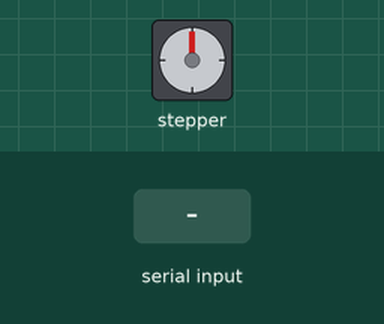
Recording of a sketch running on a simulated Arduino Uno, built with avr-gcc and run on an emulated ATmega328P. On the bench: stepper motor. Inputs (shaded band) come from the test bench. Stepper angles assume 51 steps per turn.

Above: at 1.2 s.
1.3 s: byte 30 received over Serial
At 2.3 s:
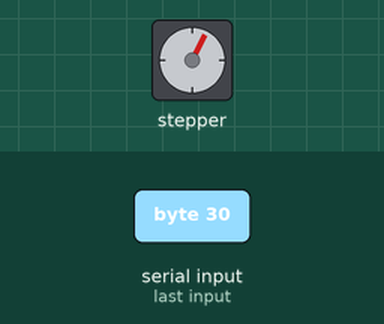
2.8 s: byte 90 received over Serial
At 4.2 s:
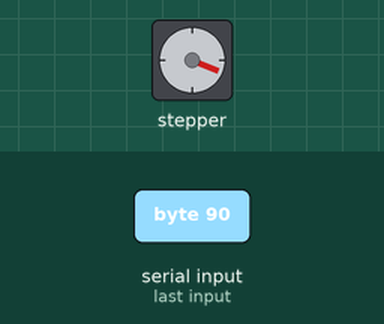
4.5 s: byte 120 received over Serial
At 5.7 s:
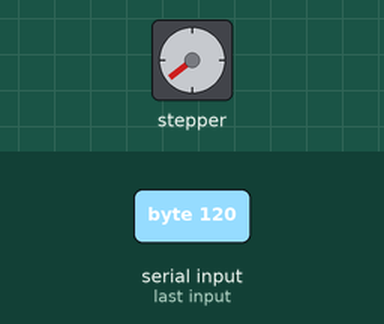
6.3 s: byte 30 received over Serial
At 7.3 s:
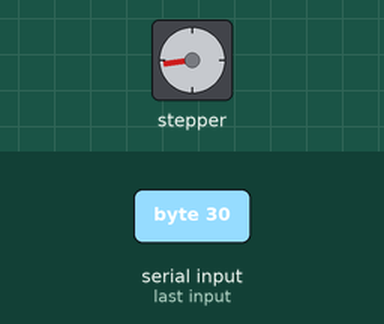
7.8 s: byte 90 received over Serial
At 9.4 s:
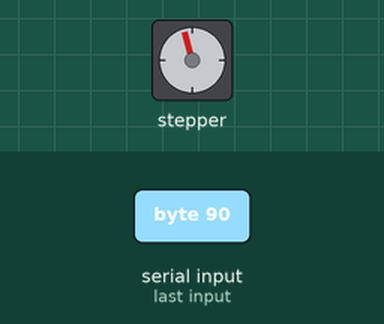
Timing chart, 0 to 10.5 s (numbered marks = the images above; inputs shaded):
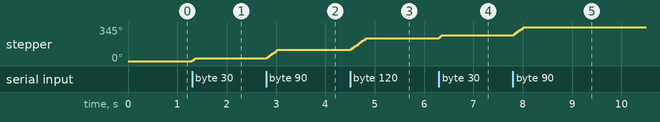

The sketch:

steppers.ino
```cpp
/* Rotary encoder with attachInterrupt
Counts pulses from an incremental encoder and put the result in variable counter.
Taking also into account the direction and counts down when the rotor rotates in
the other direction.
This code is used attachInterrupt 0 and 1 which are pins 2 and 3 moust Arduino.
For more information about attachInterrupt see:
http://arduino.cc/en/Reference/AttachInterrupt

created 2014
by Ben-Tommy Eriksen
https://github.com/BenTommyE/BenRotaryEncoder

*/

// Encoder connect to digitalpin 2 and 3 on the Arduino.
#include <Stepper.h>
const int stepsPerRevolution = 360/7;
 //This variable will increase or decrease depending on the rotation of encoder
float counter = 0;

Stepper Mystepper(stepsPerRevolution, 8, 9, 10, 11);

void setup() {
  Serial.begin(2400);
  Mystepper.setSpeed(60);
}

void loop() {
  // Send the value of counter
  if(Serial.available()>0)
  {
  counter=Serial.read();
  Mystepper.step(counter*1/7);
  }
}
```

Measured:
- after the input at 1.3 s, stepper: turns 28° clockwise, starting at once
- after the input at 2.8 s, stepper: turns 84° clockwise in 0.22 s, starting at once
- after the input at 4.5 s, stepper: turns 120° clockwise in 0.32 s, starting at once
- after the input at 6.3 s, stepper: turns 29° clockwise, starting at once
- after the input at 7.8 s, stepper: turns 84° clockwise in 0.22 s, starting at once
